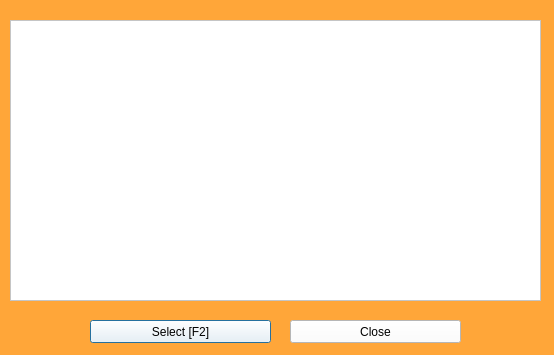
<?xml version="1.0" encoding="UTF-8"?>
<ui version="4.0">
 <class>Dialog</class>
 <widget class="QDialog" name="Dialog">
  <property name="geometry">
   <rect>
    <x>0</x>
    <y>0</y>
    <width>554</width>
    <height>355</height>
   </rect>
  </property>
  <property name="windowTitle">
   <string>Select Batch</string>
  </property>
  <property name="styleSheet">
   <string notr="true">background-color: rgb(255, 166, 57);</string>
  </property>
  <widget class="QPushButton" name="pushButton">
   <property name="geometry">
    <rect>
     <x>90</x>
     <y>320</y>
     <width>181</width>
     <height>23</height>
    </rect>
   </property>
   <property name="styleSheet">
    <string notr="true">background-color: rgb(255, 255, 255);</string>
   </property>
   <property name="text">
    <string>Select [F2]</string>
   </property>
  </widget>
  <widget class="QTableView" name="tableView">
   <property name="geometry">
    <rect>
     <x>10</x>
     <y>20</y>
     <width>531</width>
     <height>281</height>
    </rect>
   </property>
   <property name="styleSheet">
    <string notr="true">background-color: rgb(255, 255, 255);</string>
   </property>
  </widget>
  <widget class="QPushButton" name="pushButton_2">
   <property name="geometry">
    <rect>
     <x>290</x>
     <y>320</y>
     <width>171</width>
     <height>23</height>
    </rect>
   </property>
   <property name="styleSheet">
    <string notr="true">background-color: rgb(255, 255, 255);</string>
   </property>
   <property name="text">
    <string>Close</string>
   </property>
  </widget>
 </widget>
 <resources/>
 <connections>
  <connection>
   <sender>pushButton_2</sender>
   <signal>clicked()</signal>
   <receiver>Dialog</receiver>
   <slot>reject()</slot>
   <hints>
    <hint type="sourcelabel">
     <x>169</x>
     <y>328</y>
    </hint>
    <hint type="destinationlabel">
     <x>80</x>
     <y>316</y>
    </hint>
   </hints>
  </connection>
  <connection>
   <sender>pushButton</sender>
   <signal>clicked()</signal>
   <receiver>Dialog</receiver>
   <slot>accept()</slot>
   <hints>
    <hint type="sourcelabel">
     <x>254</x>
     <y>328</y>
    </hint>
    <hint type="destinationlabel">
     <x>296</x>
     <y>310</y>
    </hint>
   </hints>
  </connection>
 </connections>
</ui>
